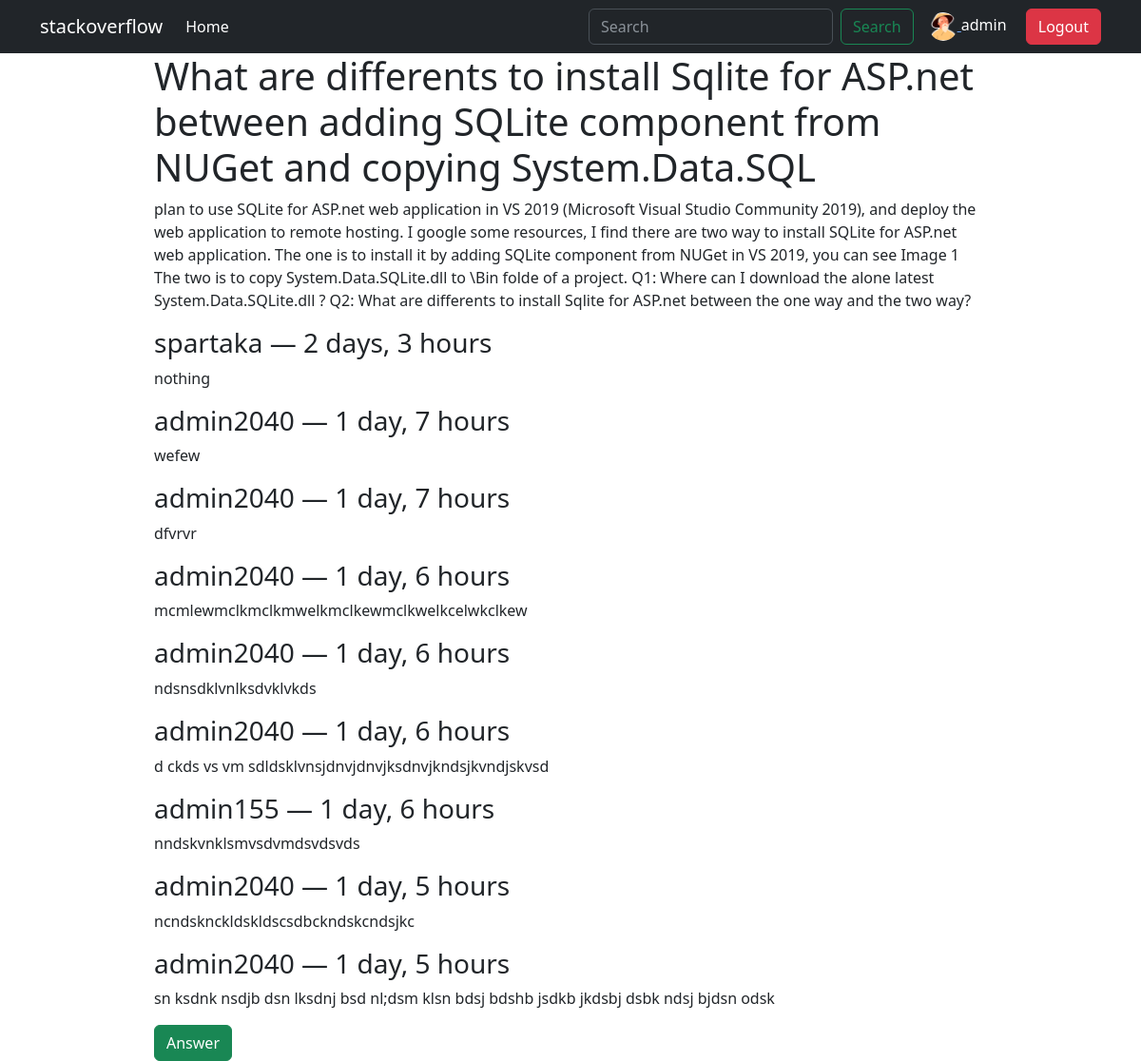
Screenshot of /question/6/ (signed in) with the database file from the repository.
### users/models.py (models this page shows)
class User(AbstractUser):
    birth_date = models.DateField(blank=True, null=True)

class Profile(models.Model):
    user = models.OneToOneField(User, on_delete=models.CASCADE)
    icon = models.ImageField(upload_to='users_profile_pics/', blank=True)

### forum/models.py (models this page shows, shortened)
class Question(models.Model):
    user = models.ForeignKey(User, on_delete=models.CASCADE)
    title = models.CharField(max_length=120)
    text = models.TextField()
    create_time = models.DateTimeField(auto_now_add=True)
    modify_time = models. DateTimeField(auto_now=True)
    views = models.PositiveBigIntegerField(default=0, blank=True)

class Answer(models.Model):
    user = models.ForeignKey(User, on_delete=models.CASCADE)
    question = models.ForeignKey(Question, on_delete=models.CASCADE, related_name='answers')
    text = models.TextField()
    create_time = models.DateTimeField(auto_now_add=True)

### forum/views.py (the view)
# urls.py: path('question/<int:pk>/', QuestionDetailView.as_view(), name='question-detail'),
class QuestionDetailView(DetailView):
    model = Question
    template_name = 'forum/question_detail.html'
    def get(self, request, *args, **kwargs):
        self.object: Question = self.get_object()
        self.object.views += 1
        self.object.save()
        context = self.get_context_data(object = self.object)
        return self.render_to_response(context)

### templates/forum/question_detail.html (shortened to what this page needs)
{% extends 'base.html' %}
{% block content %}
<div class="container-fluid w-75">
    <div>
        <div class="d-flex justify-content-between align-items-center">
            <h1>{{ question.title }}</h1>
        </div>
        <p class="text-break">
            {{ question.text }}
        </p>
        <div class="answer-list">
            {% for answer in question.answers.all %}
                <div id="answer-{{ answer.pk }}">
                    <h3> {{ answer.user }} &mdash; {{ answer.create_time|timesince }}</h3>
                    <p>{{ answer.text }}</p>
                </div>
            {% endfor %}
            <div>
                <form action = "{% url 'forum:answer-add'%}?question={{question.pk}}"  method="POST" enctype="multipart/form-data">
                    <button class="btn btn-success">Answer</button>
                </form>
            </div>
        </div>
    </div>
</div>
{% endblock content %}

### templates/base.html (shortened to what this page needs)
{% load static %}
<!DOCTYPE html>
<html lang="en">
<head>
    <link rel="stylesheet" href="{% static 'style.css' %}">
    <link href="https://cdn.jsdelivr.net/npm/bootstrap@5.3.0-alpha1/dist/css/bootstrap.min.css" rel="stylesheet">
</head>
<body>
    <nav class="navbar navbar-expand-lg bg-dark" data-bs-theme="dark">
        <div class="container">
          <a class="navbar-brand" href="{% url 'forum:home' %}">stackoverflow</a>
          <div class="collapse navbar-collapse" id="navbarSupportedContent">
            <ul class="navbar-nav me-auto mb-2 mb-lg-0">
              <li class="nav-item">
                <a class="nav-link active" aria-current="page" href="{% url 'forum:home' %}">Home</a>
              </li>
            </ul>
            <div class="d-flex justify-content-between">
              <div>
                <form action="{% url 'forum:home' %}" class="d-flex" role="search">
                 <input class="form-control me-2" name="q" type="search" placeholder="Search" aria-label="Search" value="{% if form.q.value %}{{ form.q.value }}{% endif %}">
                  <button class="btn btn-outline-success" type="submit">Search</button>
                </form>
              </div>
              <div class="text-white ms-3 dropdown">
                {% if request.user.is_authenticated %}
                    <a href = "{% url 'users:auth-profile' %}"><img width="30"
                        src="{{ request.user.profile.icon.url }}"
                        class="rounded-circle"
                        alt="{{ request.user.username }}-picture"> </a> {{ request.user.username }}
                      <a class="btn btn-danger ms-3" href="{% url 'users:auth-logout' %}">Logout</a>
                {% else %}
                    <a class="btn btn-primary ms-3" href="{% url 'users:auth-login' %}">Login</a>
                    <a class="btn btn-success ms-3" href="{% url 'users:auth-signup' %}">Sign up</a>
                {% endif %}
        </div>
    </nav>
    {% block content %}
    {% endblock content %}
</body>
</html>

### rows the page displays
User: user.profile.icon (picture), user.username "admin"
Question: title "What are differents to install Sqlite for ASP.net between adding SQLite component from NUGet and copying System.Data.SQL", text "plan to use SQLite for ASP.net web application in VS 2019 (Microsoft Visual Studio Community 2019), and deploy the web application to remote hosting. I google some resources, I find there are two way to install SQLite for ASP.net web application. The one is to install it by adding SQLite component from NUGet in VS 2019, you can see Image 1 The two is to copy System.Data.SQLite.dll to \\Bin folde of a project. Q1: Where can I download the alone latest System.Data.SQLite.dll ? Q2: What are differents to install Sqlite for ASP.net between the one way and the two way?"
Answer: user "spartaka", create_time "2 days, 3 hours", text "nothing"
Answer: user "admin2040", create_time "1 day, 7 hours", text "wefew"
Answer: user "admin2040", create_time "1 day, 7 hours", text "dfvrvr"
Answer: user "admin2040", create_time "1 day, 6 hours", text "mcmlewmclkmclkmwelkmclkewmclkwelkcelwkclkew"
Answer: user "admin2040", create_time "1 day, 6 hours", text "ndsnsdklvnlksdvklvkds"
Answer: user "admin2040", create_time "1 day, 6 hours", text "d ckds vs vm sdldsklvnsjdnvjdnvjksdnvjkndsjkvndjskvsd"
Answer: user "admin155", create_time "1 day, 6 hours", text "nndskvnklsmvsdvmdsvdsvds"
Answer: user "admin2040", create_time "1 day, 5 hours", text "ncndsknckldskldscsdbckndskcndsjkc"
Answer: user "admin2040", create_time "1 day, 5 hours", text "sn ksdnk nsdjb dsn lksdnj bsd nl;dsm klsn bdsj bdshb jsdkb jkdsbj dsbk ndsj bjdsn odsk"
